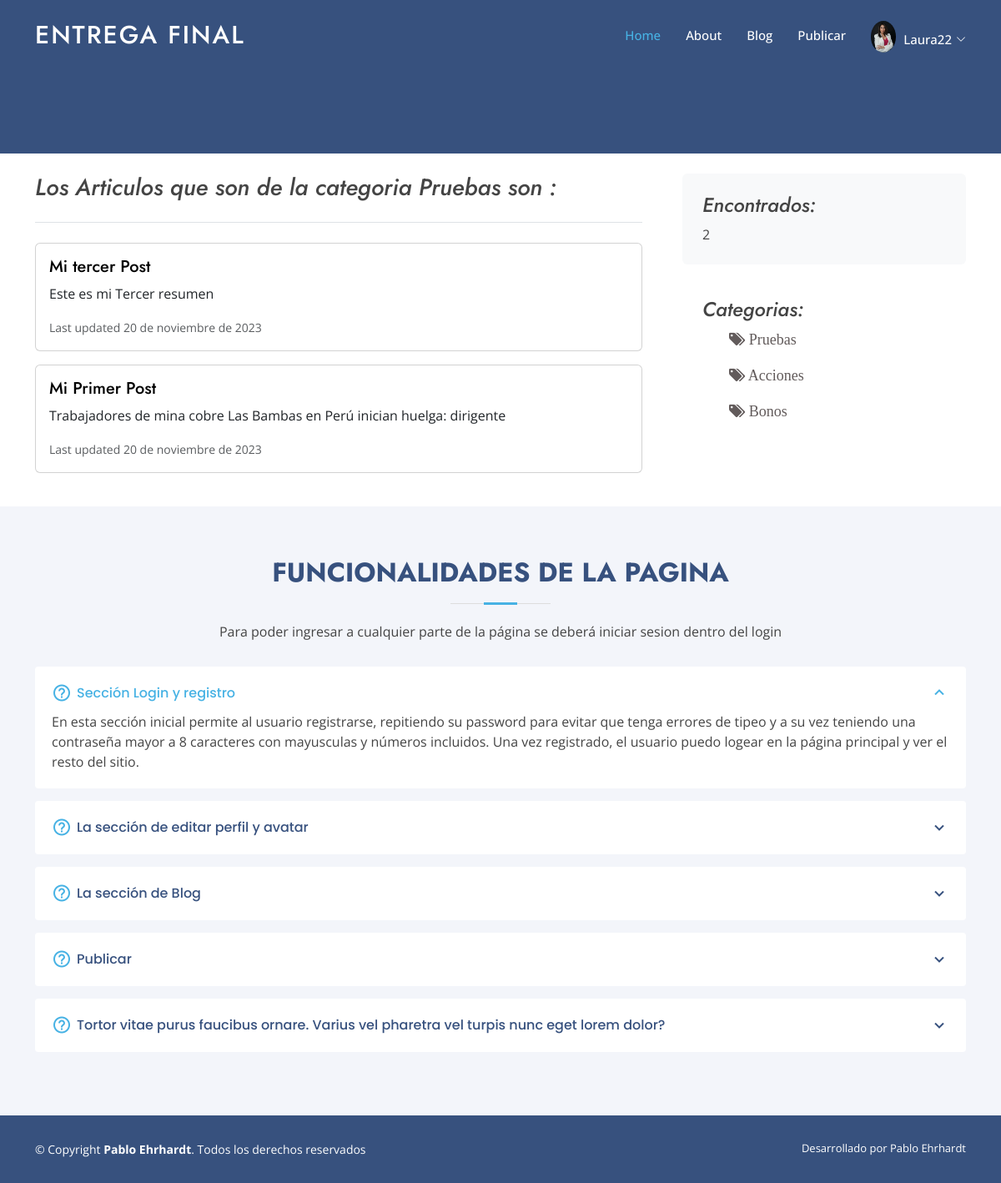
The app's page /categorias/pruebas (signed in) with its own data.
### Accounts/models.py (models this page shows, shortened)
class Avatar(models.Model):
    user = models.ForeignKey(User, on_delete=models.CASCADE)
    imagen = models.ImageField(upload_to='avatares', null=True, blank = True)

class Categorias (models.Model):
    titulo=models.CharField(max_length=200)
    slug=models.SlugField(unique=True)
    class meta:
        verbose_name_plural= 'categorias'

class Post (models.Model):
    titulo=models.CharField(max_length=200)
    slug=models.SlugField(unique=True)
    resumen= models.CharField (max_length=300 , default='sin resumen')
    fecha= models.DateTimeField(auto_now_add=True)
    contenido=models.TextField (max_length=10000, default='sin contenido')
    autor=models.ForeignKey(settings.AUTH_USER_MODEL, on_delete=models.PROTECT)
    categoria=models.ManyToManyField('categorias',default="Sin categoria")
    destacado= models.BooleanField(default=False)
    imagen=models.ImageField(upload_to='Blog_image', null=True , blank=True)
    now_date=models.DateTimeField(default=timezone.now)
    class meta:
        ordering= ["-fecha"] # Para que muestre los ultimos blogs creados primeros

### Accounts/views.py (the view)
class Lista_de_categorias(LoginRequiredMixin,generic.ListView):
    model= Post
    template_name= 'Accounts/categorias.html'
    def get_queryset(self):
        query = self.request.path.replace('/categorias/', '')
        print(query)
        post_list = Post.objects.filter(categoria__slug=query).filter(
            now_date__lte=timezone.now()).order_by('-fecha')
        return post_list
    def get_context_data(self, **kwargs):
        context = super().get_context_data(**kwargs)
        context['lista_categorias'] = Categorias.objects.all()
        context['categoria_titulo'] = obtener_titulo_categoria(self.request.path)
        return context

### Accounts/views.py (called while the page is built)
def obtener_titulo_categoria(path):
    query = path.replace('/categorias/', '')
    categoria = get_object_or_404(Categorias, slug=query)
    return categoria.titulo if categoria else None

### Accounts/templates/Accounts/categorias.html (shortened to what this page needs)
{% extends "Accounts/Padre.html" %}
{% load static %}
{% block Main %}
<section id="hero2" class="d-flex align-items-center">
</section>
{% endblock %}
{% block bloque2 %}
<div class="container-xxl bd-gutter mt-3 my-md-4 bd-layout">
    <main class="container">
        <div class="row g-5">
            <div class="col-md-8">
                <h3 class="pb-4 mb-4 fst-italic border-bottom">
                    Los Articulos que son de la categoria  {{ categoria_titulo }} son :
                </h3>
                {% for Post in post_list %}
                    <div class="card mb-3">
                        <div class="card-body">
                            <a href="{% url 'Post'  Post.slug %}" style="text-decoration: none"
                            class="text-black">
                            <h5 class="card-title">{{ Post.titulo }}</h5> </a>
                            <p class="card-text">{{ Post.resumen }}</p>
                            <p class="card-text"><small class="text-muted">Last updated {{ Post.now_date.date }}</small></p>
                        </div>
                    </div>
                {% endfor %}
            </div>
            <div class="col-md-4">
                <div class="position-sticky" style="top: 2rem;">
                    <div class="p-4 mb-3 bg-light rounded">
                        <h4 class="fst-italic">Encontrados:</h4>
                        <p class="mb-0">{{ post_list|length }}</p>
                    </div>
                </div>
                <div class="p-4">
                    <h4 class="fst-italic">Categorias:</h4>
                    {% for Categorias in lista_categorias %}
                      <ul class="categorias_list">
                        <li><a class="nav-link scrollto" href="{% url 'RCategoria'  Categorias.slug %}"><i class='fa fa-tags'></i> {{ Categorias.titulo }} </a> </li>
                      </ul>
                    {% endfor %}
                </div>
            </div>
        </div>
    </div>
    </main>
{% endblock %}

### Accounts/templates/Accounts/Padre.html (shortened to what this page needs)
<!DOCTYPE html>
<html lang="en">
<head>
  {% load static %}
  <link href="{% static 'Accounts/Page/assets/vendor/aos/aos.css' %}" rel="stylesheet">
  <link href="{% static 'Accounts/Page/assets/vendor/bootstrap/css/bootstrap.min.css' %}" rel="stylesheet">
  <link href="{% static 'Accounts/Page/assets/vendor/bootstrap-icons/bootstrap-icons.css' %}" rel="stylesheet">
  <link href="{% static 'Accounts/Page/assets/vendor/boxicons/css/boxicons.min.css' %}" rel="stylesheet">
  <link href="{% static 'Accounts/Page/assets/vendor/glightbox/css/glightbox.min.css' %}" rel="stylesheet">
  <link href="{% static 'Accounts/Page/assets/vendor/remixicon/remixicon.css' %}" rel="stylesheet">
  <link href="{% static 'Accounts/Page/assets/vendor/swiper/swiper-bundle.min.css' %}" rel="stylesheet">
  <link rel="stylesheet" type="text/css" href="{% static 'Accounts/fonts/font-awesome-4.7.0/css/font-awesome.min.css' %}">
  <link href="{% static 'Accounts/Page/assets/css/style.css' %}" rel="stylesheet">
</head>
<body>
  <header id="header" class="fixed-top ">
    <div class="container d-flex align-items-center">
      <h1 class="logo me-auto"><a href="index.html">Entrega Final </a></h1>
      <nav id="navbar" class="navbar">
        <ul>
          <li><a class="nav-link scrollto active" href="{% url 'index' %}">Home</a></li>
          <li><a class="nav-link scrollto" href="{% url 'about' %}">About</a></li>
          <li><a class="nav-link scrollto" href="{% url 'Blogs' %}">Blog</a></li>
          <li><a class="nav-link scrollto" href="{% url 'publicar' %}">Publicar</a></li>
          <li class="avatar2">
            {% if request.user.avatar_set.exists %}
            {% if request.user.avatar_set.first.imagen %}
                <img src="{{ request.user.avatar_set.first.imagen.url }}" class="rounded-circle" width="30px" alt="Avatar de {{ request.user.username }}">
            {% else %}
            <img src="{% static 'Accounts/nonavatar.png' %}" alt="user" class="rounded-circle" width="31">
            {% endif %}
        {% else %}
            <img src="{% static 'Accounts/nonavatar.png' %}" alt="user" class="rounded-circle" width="31">
        {% endif %}</li>
          <li class="dropdown scrollto"><a href="#" class="perfil"><span>{{request.user.username}} </span> <i class="bi bi-chevron-down"></i></a>
          </li>
        </ul>
      </nav>
    </div>
  </header>
  {% block Main %}
 {% endblock %}
  <main id="main">
  {% block bloque2 %}
  {% endblock %}
    <section id="faq" class="faq section-bg">
      <div class="container" data-aos="fade-up">
        <div class="section-title">
          <h2>Funcionalidades de la Pagina</h2>
          <p> Para poder ingresar a cualquier parte de la página se deberá iniciar sesion dentro del login</p>
        </div>
        <div class="faq-list">
          <ul>
            <li data-aos="fade-up" data-aos-delay="100">
              <i class="bx bx-help-circle icon-help"></i> <a data-bs-toggle="collapse" class="collapse" data-bs-target="#faq-list-1"> Sección Login y registro <i class="bx bx-chevron-up icon-close"></i></a>
              <div id="faq-list-1" class="collapse show" data-bs-parent=".faq-list">
                <p>
                 En esta sección inicial permite al usuario registrarse, repitiendo su password para evitar que tenga errores de tipeo y a su vez teniendo una contraseña mayor a 8 caracteres
                 con mayusculas y números incluidos. Una vez registrado, el usuario puedo logear en la página principal y ver el resto del sitio.
                </p>
              </div>
            </li>
            <li data-aos="fade-up" data-aos-delay="200">
              <i class="bx bx-help-circle icon-help"></i> <a data-bs-toggle="collapse" data-bs-target="#faq-list-2" class="collapsed">La sección de editar perfil y avatar<i class="bx bx-chevron-down icon-show"></i></a>
            </li>
            <li data-aos="fade-up" data-aos-delay="300">
              <i class="bx bx-help-circle icon-help"></i> <a data-bs-toggle="collapse" data-bs-target="#faq-list-3" class="collapsed">La sección de Blog<i class="bx bx-chevron-down icon-show"></i></a>
            </li>
            <li data-aos="fade-up" data-aos-delay="400">
              <i class="bx bx-help-circle icon-help"></i> <a data-bs-toggle="collapse" data-bs-target="#faq-list-4" class="collapsed">Publicar <i class="bx bx-chevron-down icon-show"></i></a>
            </li>
            <li data-aos="fade-up" data-aos-delay="500">
              <i class="bx bx-help-circle icon-help"></i> <a data-bs-toggle="collapse" data-bs-target="#faq-list-5" class="collapsed">Tortor vitae purus faucibus ornare. Varius vel pharetra vel turpis nunc eget lorem dolor? <i class="bx bx-chevron-down icon-show"></i></a>
            </li>
          </ul>
        </div>
      </div>
    </section>
  <footer id="footer">
    <div class="container footer-bottom clearfix">
      <div class="copyright">
        &copy; Copyright <strong><span>Pablo Ehrhardt</span></strong>. Todos los derechos reservados
      </div>
      <div class="credits">
        Desarrollado por Pablo Ehrhardt
      </div>
    </div>
  </footer>
</body>
</html>

### Accounts/static/Accounts/Page/assets/css/style.css (style rules this page uses)
body { font-family: "Open Sans", sans-serif; color: #444444; }
a { color: #47b2e4; text-decoration: none; }
.avatar2 { padding:10px 9px 6px 30px; }
.perfil { padding:10px 0px 0px 0px !important ; }
h1, h2, h3, h4, h5, h6 { font-family: "Jost", sans-serif; }
.categorias_list { text-align: left !important; list-style: none !important; font-family: fst-italic !important; font-size: 18px; color:#625b5b; transition: color 0.3s ease-in-out; }
#header { transition: all 0.5s; z-index: 997; padding: 15px 0; }
#header .logo { font-size: 30px; margin: 0; padding: 0; line-height: 1; font-weight: 500; letter-spacing: 2px; text-transform: uppercase; }
#header .logo a { color: #fff; }
.navbar { padding: 0; }
.navbar ul { margin: 0; padding: 0; display: flex; list-style: none; align-items: center; }
.navbar li { position: relative; }
.navbar a, .navbar a:focus { display: flex; align-items: center; justify-content: space-between; padding: 10px 0 10px 30px; font-size: 15px; font-weight: 500; color: #fff; white-space: nowrap; transition: 0.3s; }
.navbar a i, .navbar a:focus i { font-size: 12px; line-height: 0; margin-left: 5px; }
.navbar a:hover, .navbar .active, .navbar .active:focus, .navbar li:hover>a { color: #47b2e4; }
#hero2 { width: 100%; height: 23vh; background: #37517e; }
section { padding: 60px 0; overflow: hidden; }
.section-bg { background-color: #f3f5fa; }
.section-title { text-align: center; padding-bottom: 30px; }
.section-title h2 { font-size: 32px; font-weight: bold; text-transform: uppercase; margin-bottom: 20px; padding-bottom: 20px; position: relative; color: #37517e; }
.section-title h2::before { content: ""; position: absolute; display: block; width: 120px; height: 1px; background: #ddd; bottom: 1px; left: calc(50% - 60px); }
.section-title h2::after { content: ""; position: absolute; display: block; width: 40px; height: 3px; background: #47b2e4; bottom: 0; left: calc(50% - 20px); }
.section-title p { margin-bottom: 0; }
.faq .faq-list { padding: 0 100px; }
.faq .faq-list ul { padding: 0; list-style: none; }
.faq .faq-list li+li { margin-top: 15px; }
.faq .faq-list li { padding: 20px; background: #fff; border-radius: 4px; position: relative; }
.faq .faq-list a { display: block; position: relative; font-family: "Poppins", sans-serif; font-size: 16px; line-height: 24px; font-weight: 500; padding: 0 30px; outline: none; cursor: pointer; }
.faq .faq-list .icon-help { font-size: 24px; position: absolute; right: 0; left: 20px; color: #47b2e4; }
.faq .faq-list .icon-show, .faq .faq-list .icon-close { font-size: 24px; position: absolute; right: 0; top: 0; }
.faq .faq-list p { margin-bottom: 0; padding: 10px 0 0 0; }
.faq .faq-list .icon-show { display: none; }
.faq .faq-list a.collapsed { color: #37517e; transition: 0.3s; }
.faq .faq-list a.collapsed .icon-show { display: inline-block; }
@media (max-width: 1200px) { .faq .faq-list { padding: 0; } }
#footer { font-size: 14px; background: #37517e; }
#footer .footer-bottom { padding-top: 30px; padding-bottom: 30px; color: #fff; }
#footer .copyright { float: left; }
#footer .credits { float: right; font-size: 13px; }

### records on screen
Categorias: titulo "Pruebas"
Post: titulo "Mi tercer Post", resumen "Este es mi Tercer resumen", now_date "20 de noviembre de 2023"
Post: titulo "Mi Primer Post", resumen "Trabajadores de mina cobre Las Bambas en Perú inician huelga: dirigente", now_date "20 de noviembre de 2023"
Categorias: titulo "Acciones"
Categorias: titulo "Bonos"

### other values on screen
{{ request.user.username }} "Laura22"
{{ post_list|length }} "2"
